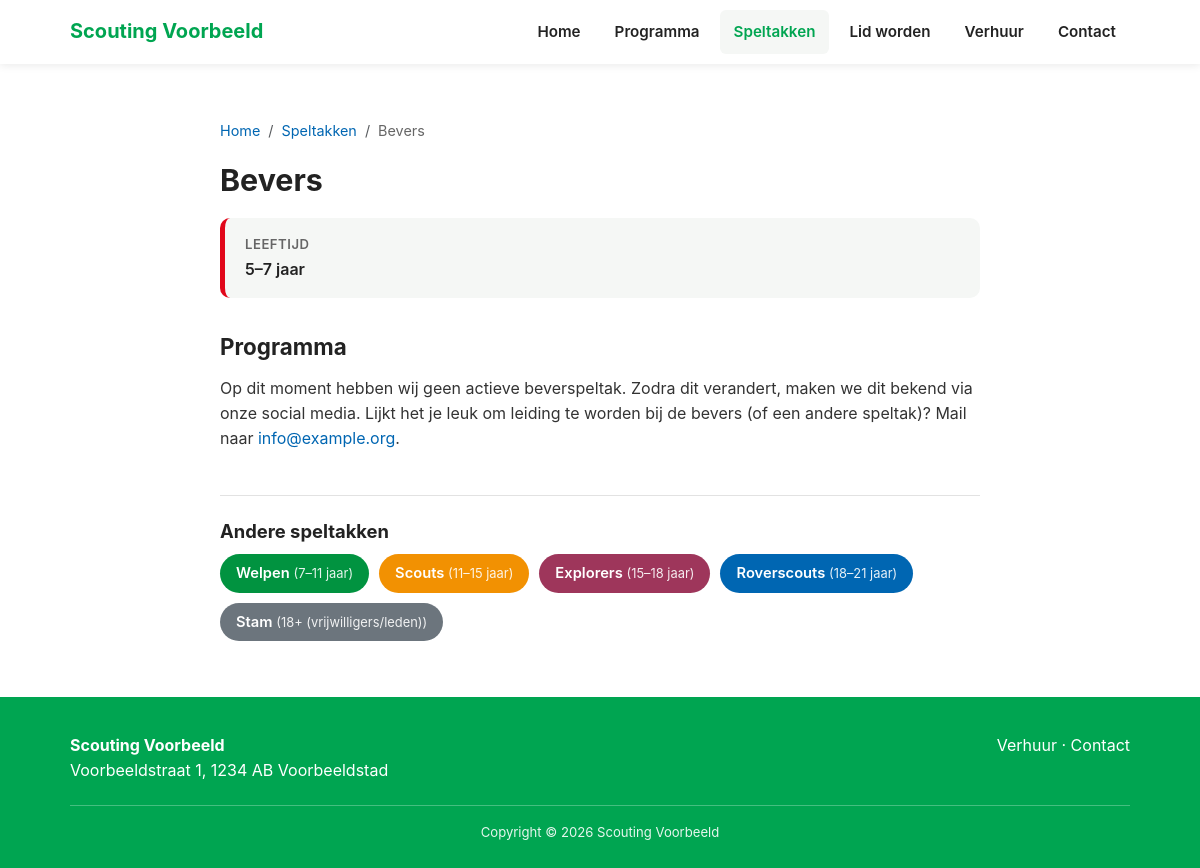
The page /speltak.php?slug=bevers on the database its author committed.
### tables this page shows
CREATE TABLE IF NOT EXISTS speltakken (
    id           INT UNSIGNED NOT NULL AUTO_INCREMENT,
    naam         VARCHAR(100) NOT NULL,
    slug         VARCHAR(100) NOT NULL,
    kleur        VARCHAR(20)  NOT NULL DEFAULT '#00A551',
    leeftijd     VARCHAR(100) NULL,
    dag_tijd     VARCHAR(190) NULL,
    leiding      VARCHAR(255) NULL,
    toelichting  TEXT NULL,
    feed_url     VARCHAR(500) NULL,
    afmeld_url   VARCHAR(500) NULL,
    logo         VARCHAR(255) NULL,
    inhoud       LONGTEXT NULL,
    meta_omschrijving VARCHAR(255) NULL,
    actief       TINYINT(1) NOT NULL DEFAULT 1,
    volgorde     INT NOT NULL DEFAULT 0,
    bijgewerkt   DATETIME NOT NULL DEFAULT CURRENT_TIMESTAMP ON UPDATE CURRENT_TIMESTAMP,
    PRIMARY KEY (id),
    UNIQUE KEY uniq_slug (slug)
);

### includes/db.php (called while the page is built, shortened)
<?php
function db(): PDO
{
    static $pdo = null;
    if ($pdo === null) {
        $dsn = 'mysql:host=' . DB_HOST . ';port=' . DB_PORT . ';dbname=' . DB_NAME . ';charset=' . DB_CHARSET;
        try {
            $pdo = new PDO($dsn, DB_USER, DB_PASS, [
                PDO::ATTR_ERRMODE => PDO::ERRMODE_EXCEPTION,
                PDO::ATTR_DEFAULT_FETCH_MODE => PDO::FETCH_ASSOC,
                PDO::ATTR_EMULATE_PREPARES => false,
            ]);
        } catch (PDOException $e) {
            http_response_code(500);
            if (APP_DEBUG) {
                die('Databaseverbinding mislukt: ' . htmlspecialchars($e->getMessage()));
            }
            die('Er is een probleem met de website. Probeer het later opnieuw.');
        }
    }
    return $pdo;
}

### speltak.php (the view, shortened to what this page needs)
<?php
require_once __DIR__ . '/includes/functions.php';
$slug = isset($_GET['slug']) ? trim((string) $_GET['slug']) : '';
$sp = $slug !== '' ? get_speltak_by_slug($slug) : null;
$crumbs = [['Home', './'], ['Speltakken', speltakken_url()], [$sp['naam'], speltak_url($sp['slug'])]];
$andere = array_values(array_filter(get_speltakken(true), fn($o) => (int) $o['id'] !== (int) $sp['id']));
include __DIR__ . '/includes/site_layout_top.php';
?>
<section class="pagina-content">
  <div class="container pagina-container">
    <?= breadcrumbs_html($crumbs) ?>
    <div class="speltak-titel" style="--speltak-kleur:<?= e($sp['kleur']) ?>">
      <h1><?= e($sp['naam']) ?></h1>
    </div>
    <?php if (!empty($sp['leeftijd']) || !empty($sp['dag_tijd']) || !empty($sp['leiding'])): ?>
    <dl class="speltak-feiten" style="--speltak-kleur:<?= e($sp['kleur']) ?>">
      <?php if (!empty($sp['leeftijd'])): ?>
      <div>
        <dt><i class="fa-solid fa-child" aria-hidden="true"></i> Leeftijd</dt>
        <dd><?= e($sp['leeftijd']) ?></dd>
      </div>
      <?php endif; ?>
    </dl>
    <?php endif; ?>
    <h2 class="speltak-programma-titel">Programma</h2>
    <?php if (!empty($sp['feed_url'])): ?>
      <?php if (!empty($sp['afmeld_url'])): ?>
      <p class="speltak-afmelden">Afmelden voor een opkomst? <a href="<?= e($sp['afmeld_url']) ?>" target="_blank" rel="noopener"<?= ga_event_attrs('afmeld_click', ['speltak' => $sp['slug']]) ?>>Klik hier</a>.</p>
      <?php endif; ?>
      <div class="prog-list" data-feed-slug="<?= e($sp['slug']) ?>" id="feed-<?= e($sp['slug']) ?>">
        <p class="prog-loading">Programma wordt geladen&hellip;</p>
      </div>
    <?php elseif (!empty($sp['toelichting'])): ?>
      <div class="pagina-body"><?= add_lazy_loading($sp['toelichting'])  ?></div>
    <?php else: ?>
      <p class="prog-empty">Er is op dit moment geen programma beschikbaar.</p>
    <?php endif; ?>
    <?php if ($andere): ?>
    <nav class="speltak-andere" aria-label="Andere speltakken">
      <h2>Andere speltakken</h2>
      <ul>
        <?php foreach ($andere as $o): ?>
        <li><a href="<?= e(speltak_url($o['slug'])) ?>" style="background:<?= e($o['kleur']) ?>"><?= e($o['naam']) ?><?= $o['leeftijd'] ? ' <small>(' . e($o['leeftijd']) . ')</small>' : '' ?></a></li>
        <?php endforeach; ?>
      </ul>
    </nav>
    <?php endif; ?>
  </div>
</section>
<?php include __DIR__ . '/includes/site_layout_bottom.php'; ?>

### assets/css/style.css (style rules this page uses)
:root { --green:#00A551; --green-dark:#00893f; --blue:#0066B2; --orange:#F2940A; --red:#E1071A; --brique:#9e365b; --yellow:#FCDD17; --gray:#6c757d; --dark:#222; --text:#333; --bg:#ffffff; --light:#f5f7f5; --bevers: #E1071A; --welpen: #019340; --scouts: #f29102; --explorers: #9e365b; }
* { box-sizing:border-box; }
html { scroll-behavior:smooth; scroll-padding-top:90px; }
body { margin:0; font-family:-apple-system,BlinkMacSystemFont,"Segoe UI",Roboto,Helvetica,Arial,sans-serif; color:var(--text); background:var(--bg); line-height:1.55; }
a { color:var(--blue); text-decoration:none; }
h1,h2,h3 { font-weight:700; color:var(--dark); }
.container { max-width:1100px; margin:0 auto; padding:0 20px; }
section { padding:56px 0; }
.pagina-container { max-width:800px; }
.pagina-content h1 { margin:0 0 28px; font-size:1.9rem; }
.speltak-titel { display:flex; align-items:center; gap:18px; margin-bottom:20px; }
.pagina-content .speltak-titel h1 { margin:0; }
.speltak-feiten { display:grid; grid-template-columns:repeat(auto-fit,minmax(180px,1fr)); gap:12px; margin:0 0 28px; padding:16px 20px; background:var(--light); border-radius:10px; border-left:5px solid var(--speltak-kleur, var(--green)); }
.speltak-feiten dt { font-size:0.82rem; text-transform:uppercase; letter-spacing:.04em; color:#666; font-weight:600; }
.speltak-feiten dd { margin:2px 0 0; font-weight:600; color:var(--dark); }
.speltak-programma-titel { margin:36px 0 16px; font-size:1.4rem; }
.speltak-andere { margin-top:44px; padding-top:24px; border-top:1px solid #e2e2e2; }
.speltak-andere h2 { font-size:1.15rem; margin:0 0 12px; }
.speltak-andere ul { list-style:none; margin:0; padding:0; display:flex; flex-wrap:wrap; gap:10px; }
.speltak-andere a { display:inline-block; padding:8px 16px; border-radius:20px; color:#fff; font-weight:600; font-size:0.92rem; }
.speltak-andere small { font-weight:400; opacity:0.9; }
a { transition:color .2s ease, background-color .2s ease, opacity .2s ease; }

### rows shown on the page
speltakken: naam "Bevers", leeftijd "5–7 jaar", toelichting "Op dit moment hebben wij geen actieve beverspeltak. Zodra dit verandert, maken we dit bekend via onze social media. Lijkt het je leuk om leiding te worden bij de bevers (of een andere speltak)? Mail naar info@example.org ."
speltakken: naam "Welpen", leeftijd "7–11 jaar"
speltakken: naam "Scouts", leeftijd "11–15 jaar"
speltakken: naam "Explorers", leeftijd "15–18 jaar"
speltakken: naam "Roverscouts", leeftijd "18–21 jaar"
speltakken: naam "Stam", leeftijd "18+ (vrijwilligers/leden)"

### other values the page prints
get_setting('org_naam') "Scouting Voorbeeld"
$name "Home"
$name "Speltakken"
$name "Bevers"
get_setting('org_straat') "Voorbeeldstraat 1"
get_setting('org_postcode') "1234 AB"
get_setting('org_plaats') "Voorbeeldstad"
get_setting_with_year('footer_copyright') "Copyright © 2026 Scouting Voorbeeld"
